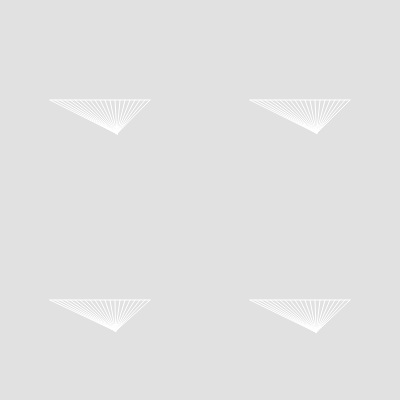
Frame 1 (no input)
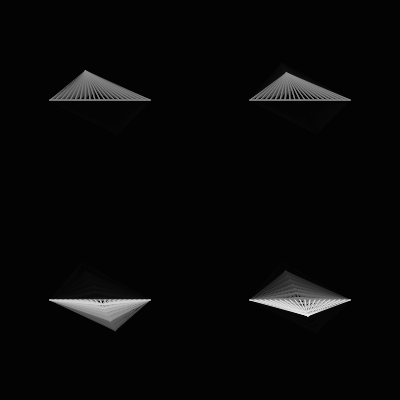
Frame 60 (no input)
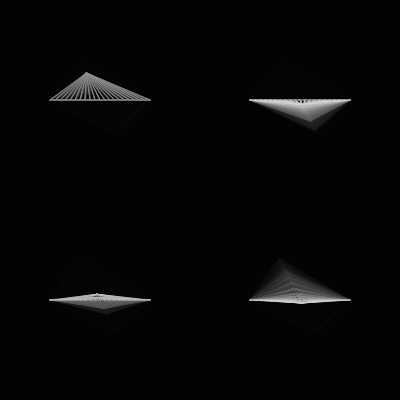
Frame 120 (the mouse pressed at the canvas centre since frame 60)

The p5.js sketch that drew these frames (run headless with seeded random() and noise() and a simulated clock; from frame 60 on, the mouse is pressed at the canvas centre):

// p5.js sketch
// ── sketch.js
function setup() {
  createCanvas(400, 400);
}

function draw() {
  background(0, 30);
  stroke(120, 120, 120, 80);
  noFill();
  var noiseX = noise(.01 * frameCount) * 400;
  var noiseY = noise(.01 * frameCount) * 400;
  var x1coord = map(noiseX, 0, 400, 50, 150);
  var y1coord = map(noiseY, 0, 400, 0, 200);
  stroke(noiseX, noiseY);

  line(50, 100, 150, 100);
  line(350, 100, 250, 100);
  line(50, 300, 150, 300);
  line(350, 300, 250, 300);
  for (let x = 50; x <= 150; x += 5) {
    line(x, 100, x1coord, y1coord);
  }

  var noiseX2 = noise(.02 * frameCount) * 400;
  var noiseY2 = noise(.02 * frameCount) * 400;
  var x2coord = map(noiseX2, 0, 400, 250, 350);
  var y2coord = map(noiseY2, 0, 400, 0, 200);
  stroke(noiseX2, noiseY2);

  for (let x = 250; x <= 350; x += 5) {
    line(x, 100, x2coord, y2coord);
  }

  var noiseX3 = noise(.03 * frameCount) * 400;
  var noiseY3 = noise(.03 * frameCount) * 400;
  var x3coord = map(noiseX3, 0, 400, 250, 350);
  var y3coord = map(noiseY3, 0, 400, 200, 400);
  stroke(noiseX3, noiseY3);


  for (let x = 250; x <= 350; x += 5) {
    line(x, 300, x3coord, y3coord);
  }

  var noiseX4 = noise(.04 * frameCount) * 400;
  var noiseY4 = noise(.04 * frameCount) * 400;

  var x4coord = map(noiseX4, 0, 400, 50, 150);
  var y4coord = map(noiseY4, 0, 400, 200, 400);

  stroke(noiseX4, noiseY4);

  for (let x = 50; x <= 150; x += 5) {
    line(x, 300, x4coord, y4coord);
  }


  // line(100,height/2,300,height/2);

  // for(let x = 100; x<=300; x+=20) {
  // // for (let y = height; 0 <= y; y-= 20) {
  // line(x,height/2,noiseX, noiseY);
  // }
}

//}
